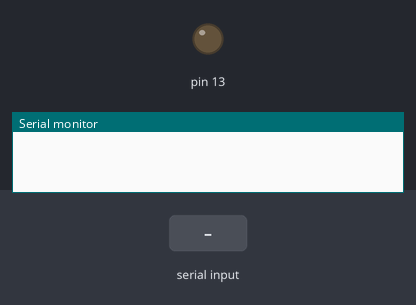
Bench run of a sketch on a simulated Arduino Uno, built with avr-gcc and run on an emulated ATmega328P. Shown: output pins drawn as LEDs (lit = HIGH), the last lines printed to the serial monitor. The test bench sets the inputs (shaded band).

Above: at 1.2 s.
1.3 s: "1" received over the second serial link
At 2.4 s:
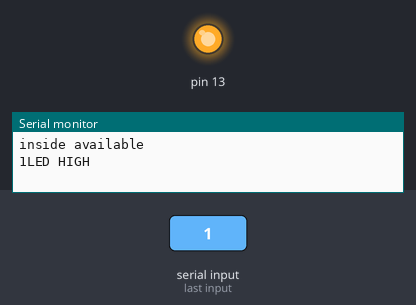
2.8 s: "0" received over the second serial link
At 3.5 s:
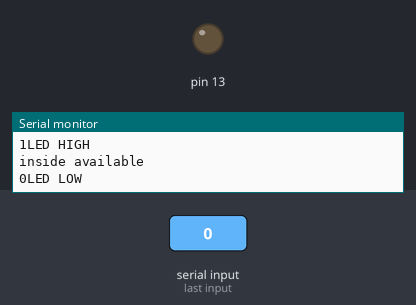
Timing chart, 0 to 5.8 s (numbered marks = the images above; inputs shaded):
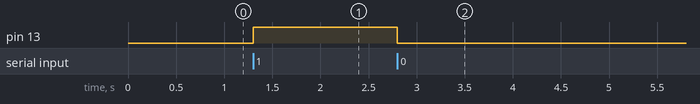

Measured:
- after the input at 1.3 s, pin 13: LOW → HIGH at once
- after the input at 2.8 s, pin 13: HIGH → LOW at once

The sketch:

HM_10.ino
```cpp
#include <SoftwareSerial.h>
SoftwareSerial myserial(2,3);  //Rx/Tx*/
void setup() {
  // put your setup code here, to run once:
  //pinMode(PA0,INPUT);
  //pinMode(PA1,OUTPUT);
  pinMode(13,OUTPUT);
  myserial.begin(9600);
  Serial.begin(9600);
}

void loop() {
  // put your main code here, to run repeatedly:
  int i;
  //Serial.println("inside loop");
  //myserial.listen();
  if( myserial.available()>0)
  {
    Serial.println("inside available");
    i=myserial.read();
    Serial.write(i);
    if(i=='1')
    {
      digitalWrite(13,HIGH);
      Serial.println("LED HIGH");
    }
    if(i=='0')
    {
      digitalWrite(13,LOW);
      Serial.println("LED LOW");
    }
  }
}
```
